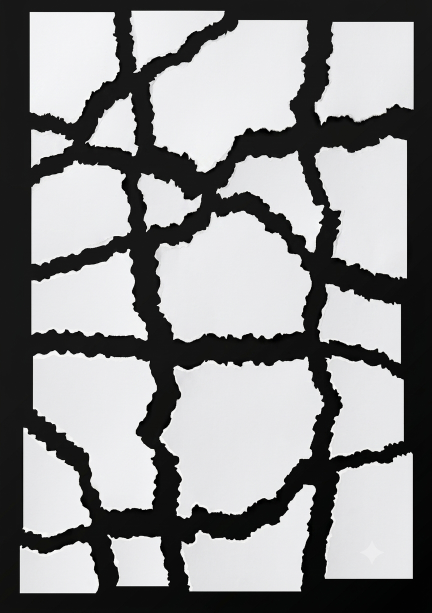
#> input picture img1111.png, 864 x 1225 px (shown at 1/2 size)
$ python -i t4.py   (imports and definitions only)
#> lines starting #> are read from the running program, lines starting #| are printed output that depends on the picture; after the words box and inside, x2 and y2 are one past the last pixel; in counts of white or black regions, pixels touching at a corner belong together
# [575 lines of commented-out code are left out]

import os
import sys
import tkinter as tk
from tkinter import filedialog, messagebox
import cv2
import matplotlib.pyplot as plt
import numpy as np
from PIL import Image, ImageTk

# ==========================================
# 1. CORE STITCHING LOGIC (CASE 1 - UNCHANGED)
# ==========================================


def run_case1_pipeline(image_path, step_callback=None):
    """Executes Case 1 logic exactly as defined, passing intermediate canvas states to GUI step_callback if provided."""
#> called with image_path = 'img1111.png'
    image = cv2.imread(image_path)
#> image is the input picture: shape (1225, 864, 3); mean B, G, R 145, 144.2, 143.9
    if image is None:
        raise FileNotFoundError(f"Could not load image at {image_path}")

    gray = cv2.cvtColor(image, cv2.COLOR_BGR2GRAY)
    blurred = cv2.GaussianBlur(gray, (3, 3), 0)

    _, thresh = cv2.threshold(blurred, 200, 255, cv2.THRESH_BINARY)
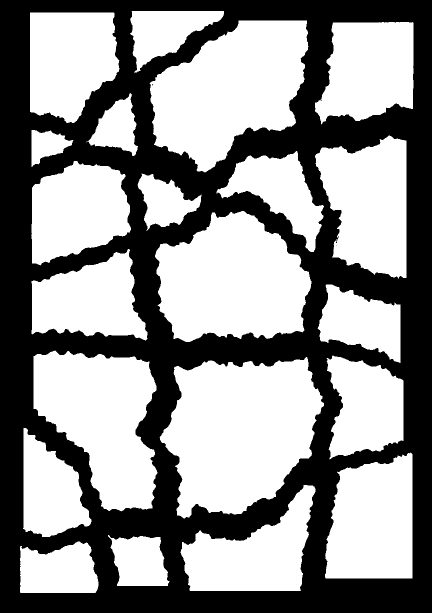
#> thresh: shape (1225, 864) (shown at 1/2 size); 57.5% white; 4 black regions (3 under 20 px), largest, box (x1, y1, x2, y2) and area: (0, 0, 864, 1225) 450092
    kernel = cv2.getStructuringElement(cv2.MORPH_RECT, (5, 5))
    closed = cv2.morphologyEx(thresh, cv2.MORPH_CLOSE, kernel)
#> closed: shape (1225, 864); 57.5% white; 1 black region
    contours, _ = cv2.findContours(
        closed, cv2.RETR_EXTERNAL, cv2.CHAIN_APPROX_SIMPLE
    )
#> contours = 21 contours; largest, box (x1, y1, x2, y2) and area: (319, 714, 648, 1037) 74510, (299, 41, 617, 345) 61851, (310, 422, 623, 684) 59378, (67, 701, 315, 1023) 52458, (630, 271, 813, 558) 37907

    min_area = 500
    valid_contours = [c for c in contours if cv2.contourArea(c) > min_area]
#> valid_contours has the same summary as contours

    pieces = []
    masks = []
    boundaries = []

    for contour in valid_contours:
        x, y, w, h = cv2.boundingRect(contour)
        cropped_piece = image[y : y + h, x : x + w]

        mask = np.zeros_like(closed)
        cv2.drawContours(mask, [contour], -1, 255, -1)
        cropped_mask = mask[y : y + h, x : x + w]

        dilated = cv2.dilate(
            cropped_mask, np.ones((3, 3), np.uint8), iterations=1
        )
        boundary = cv2.absdiff(dilated, cropped_mask)

        isolated_piece = cv2.bitwise_and(
            cropped_piece, cropped_piece, mask=cropped_mask
        )

        pieces.append(isolated_piece)
        masks.append(cropped_mask)
        boundaries.append(boundary)
#> this loop made 21 passes
#> (x, y, w, h) on passes 1 to 12: (40, 1083, 157, 103), (216, 1070, 123, 102), (361, 970, 270, 212), (650, 905, 175, 252), (46, 856, 137, 218), (319, 714, 329, 323), (653, 711, 154, 208), (67, 701, 248, 322), (635, 569, 166, 157), (63, 498, 232, 183), (310, 422, 313, 262), (275, 347, 128, 115)
#> pass 1, in run_case1_pipeline, `boundary = cv2.absdiff(dilated, cropped_mask)`:
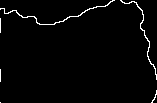
#> boundary: shape (103, 157); 2.1% white in thin lines or dots
#> after the loop: cropped_mask: shape (123, 188); 52.8% white; 4 black regions, box (x1, y1, x2, y2) and area: (14, 7, 188, 123) 10058, (0, 45, 14, 123) 700, (0, 18, 5, 44) 95, (0, 0, 4, 17) 55
#> after the loop:
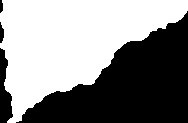
#> dilated: shape (123, 188); 54.8% white; 4 black regions, box (x1, y1, x2, y2) and area: (16, 11, 188, 123) 9763, (0, 48, 13, 123) 593, (0, 22, 4, 43) 61, (0, 0, 3, 13) 33
#> after the loop:
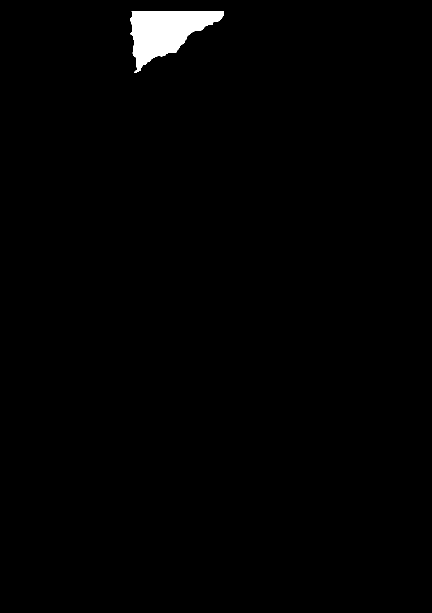
#> mask: shape (1225, 864) (shown at 1/2 size); 1.2% white; 1 white region, box (x1, y1, x2, y2) and area: (260, 22, 448, 145) 12216
#> after the loop, boundaries = 21 items; masks = 21 items; pieces = 21 items

    num_pieces = len(pieces)
#> num_pieces = 21

    def find_best_translation(i, j):
        bi, bj = boundaries[i], boundaries[j]
        mi, mj = masks[i], masks[j]
        hi, wi = bi.shape
        hj, wj = bj.shape

        padded_b = cv2.copyMakeBorder(
            bi, hj, hj, wj, wj, cv2.BORDER_CONSTANT, value=0
        )

        corr = cv2.matchTemplate(padded_b, bj, cv2.TM_CCORR)

        flat_indices = np.argsort(corr.ravel())[-150:][::-1]
        best_score = -1
        best_dx, best_dy = 0, 0

        for idx in flat_indices:
            r, c = np.unravel_index(idx, corr.shape)

            dy = r - hj
            dx = c - wj

            y_start_i, y_end_i = max(0, dy), min(hi, dy + hj)
            x_start_i, x_end_i = max(0, dx), min(wi, dx + wj)
            y_start_j, y_end_j = max(0, -dy), min(hj, hi - dy)
            x_start_j, x_end_j = max(0, -dx), min(wj, wi - dx)

            if (y_end_i <= y_start_i) or (x_end_i <= x_start_i):
                continue

            overlap_mask_i = mi[y_start_i:y_end_i, x_start_i:x_end_i]
            overlap_mask_j = mj[y_start_j:y_end_j, x_start_j:x_end_j]

            overlap_area = np.sum((overlap_mask_i > 0) & (overlap_mask_j > 0))
            min_mask_area = min(np.sum(mi > 0), np.sum(mj > 0))

            if overlap_area > (0.015 * min_mask_area):
                continue

            overlap_bound_i = bi[y_start_i:y_end_i, x_start_i:x_end_i]
            overlap_bound_j = bj[y_start_j:y_end_j, x_start_j:x_end_j]
            contact_score = np.sum(
                (overlap_bound_i > 0) & (overlap_bound_j > 0)
            )

            if contact_score > best_score:
                best_score = contact_score
                best_dx = dx
                best_dy = dy

        return best_dx, best_dy, best_score

    match_graph = []
    for i in range(num_pieces):
        for j in range(i + 1, num_pieces):
            dx, dy, score = find_best_translation(i, j)
            if score > 5:
                match_graph.append(
                    {"i": i, "j": j, "dx": dx, "dy": dy, "score": score}
                )
#> this loop made 21 passes
#> pass 1, in find_best_translation, `corr = cv2.matchTemplate(padded_b, bj, cv2.TM_CCORR)`:
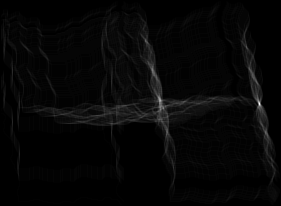
#> corr: shape (206, 281) float32; min -0.25, max 5657174, mean 150923.7; drawn with min black and max white

    match_graph.sort(key=lambda x: x["score"], reverse=True)

    areas = [np.sum(m > 0) for m in masks]
    root_piece = np.argmax(areas)

    positions = {root_piece: (0, 0)}
    placed = {root_piece}

    def render_current_canvas():
        xs = [pos[0] for pos in positions.values()]
        ys = [pos[1] for pos in positions.values()]
        min_x, min_y = min(xs), min(ys)

        normalized_positions = {
            k: (pos[0] - min_x, pos[1] - min_y) for k, pos in positions.items()
        }

        max_w = 0
        max_h = 0
        for idx, (px, py) in normalized_positions.items():
            h, w = pieces[idx].shape[:2]
            max_w = max(max_w, px + w)
            max_h = max(max_h, py + h)

        curr_canvas = np.zeros((max_h, max_w, 3), dtype=np.uint8)

        for idx, (px, py) in normalized_positions.items():
            img = pieces[idx]
            mask = masks[idx]
            h, w = img.shape[:2]

            roi = curr_canvas[py : py + h, px : px + w]
            roi[mask > 0] = img[mask > 0]

        return curr_canvas

    # Initial frame recorded for GUI step history
    if step_callback:
        step_callback(render_current_canvas(), len(placed), num_pieces)

    while len(placed) < num_pieces:
        progress = False
        for match in match_graph:
            i, j = match["i"], match["j"]
            dx, dy = match["dx"], match["dy"]

            if (i in placed) and (j not in placed):
                ref_x, ref_y = positions[i]
                positions[j] = (ref_x + dx, ref_y + dy)
                placed.add(j)
                progress = True

                if step_callback:
                    step_callback(
                        render_current_canvas(), len(placed), num_pieces
                    )
                break
            elif (j in placed) and (i not in placed):
                ref_x, ref_y = positions[j]
                positions[i] = (ref_x - dx, ref_y - dy)
                placed.add(i)
                progress = True

                if step_callback:
                    step_callback(
                        render_current_canvas(), len(placed), num_pieces
                    )
                break

        if not progress:
            unplaced = set(range(num_pieces)) - placed
            if not unplaced:
                break
            fallback_target = list(unplaced)[0]
            positions[fallback_target] = (0, 0)
            placed.add(fallback_target)

            if step_callback:
                step_callback(render_current_canvas(), len(placed), num_pieces)
#> this loop made 20 passes

    final_canvas = render_current_canvas()
#> the loop in render_current_canvas, `for idx, (px, py) in normalized_positions.items():` made 21 passes
#> (idx, px, py) on passes 1, 2, 4, 5, 6, 7, 8, 9, 10, 11, 12, 13: (5, 205, 526), (7, 1, 527), (10, 196, 289), (13, 310, 208), (9, 0, 367), (4, 0, 645), (14, 472, 166), (12, 0, 224), (6, 502, 520), (3, 481, 690), (18, 178, 1), (20, 167, 1)
#> (px, py) on pass 3: (240, 730)
#> the loop in render_current_canvas, `for idx, (px, py) in normalized_positions.items():` made 21 passes
#> pass 1, in render_current_canvas, `img = pieces[idx]`:
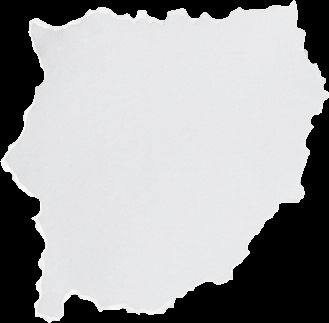
#> img: shape (323, 329, 3); mean of channels 0, 1, 2 164.5, 163.3, 163; drawn as B, G, R
#> after the loop in render_current_canvas, `for idx, (px, py) in normalized_positions.items():`:
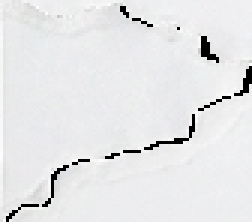
#> roi: shape (74, 84, 3) (shown 3 times larger); mean of channels 0, 1, 2 230.8, 229.7, 229.2; drawn as B, G, R
    return final_canvas, len(pieces)


# ==========================================
# 2. POST-PROCESSING & GUI (CASE 2 - UPDATED)
# ==========================================


# [33 lines left out: function apply_inpainting_transformation, not called in this run]


PALETTE_BG = "#F8FAFC"
PALETTE_SIDEBAR = "#FFFFFF"
PALETTE_WORKSPACE = "#F1F5F9"
PALETTE_BORDER = "#E2E8F0"

PALETTE_PRIMARY = "#4F46E5"
PALETTE_PRIMARY_HOVER = "#4338CA"
PALETTE_EMERALD = "#10B981"
PALETTE_EMERALD_HOVER = "#059669"
PALETTE_SLATE = "#64748B"
PALETTE_TEXT_DARK = "#0F172A"


class ApplicationWindow:

    # [398 lines left out: functions __init__, setup_ui_layout, browse_file, record_stitch_step, render_step_frame, show_previous_step and 5 more, not called in this run]

    def run(self):
        self.root.mainloop()


class ResultViewer:

    # [157 lines left out: functions __init__, setup_ui, render_image, trigger_inpainting, save_image, not called in this run]

    def back_to_main(self):
        self.window.destroy()
        self.main_root.deiconify()

    # [4 lines left out: function exit_app, not called in this run]


# [3 lines not run here, left out]

>>> result = run_case1_pipeline('img1111.png')
